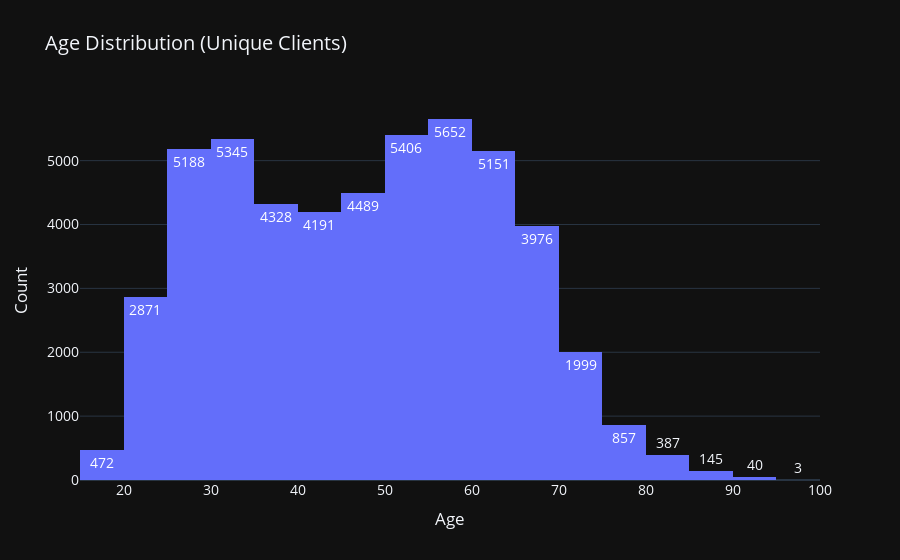

Here is the notebook cell this chart was saved with:
### Code cell
import plotly.express as px

# Age distribution with counts on columns
fig_age = px.histogram(
    df_unique_clients,
    x='clnt_age',
    nbins=20,
    title='Age Distribution (Unique Clients)',
    labels={'clnt_age': 'Age'},
    text_auto=True
)

# Customize the layout
fig_age.update_layout(
    xaxis_title='Age',
    yaxis_title='Count',
    template='plotly_dark',
    font=dict(size=14)
)

# Show the chart
fig_age.show()

### Figure 1 — Plotly figure (JSON) as saved in the notebook; plotly's stock layout.template omitted (floating-point values rounded to 4 significant figures; data arrays with more than 128 entries replaced by an {"elided": "..."} marker saying what was removed)
{"data": [{"alignmentgroup": "True", "bingroup": "x", "hovertemplate": "Age=%{x}<br>count=%{y}<extra></extra>", "legendgroup": "", "marker": {"color": "#636efa", "pattern": {"shape": ""}}, "name": "", "nbinsx": 20, "offsetgroup": "", "orientation": "v", "showlegend": false, "texttemplate": "%{value}", "type": "histogram", "x": {"elided": "50500 float values"}, "xaxis": "x", "yaxis": "y"}], "layout": {"barmode": "relative", "font": {"size": 14}, "legend": {"tracegroupgap": 0}, "title": {"text": "Age Distribution (Unique Clients)"}, "xaxis": {"anchor": "y", "domain": [0, 1], "title": {"text": "Age"}}, "yaxis": {"anchor": "x", "domain": [0, 1], "title": {"text": "Count"}}}}
